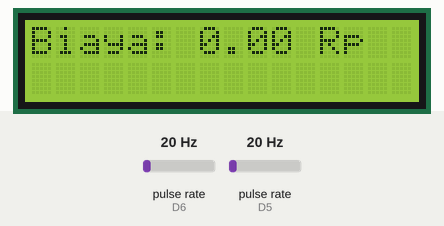
Bench run of a sketch on a simulated ESP8266 (NodeMCU). On the bench: 16×2 character LCD. Wiring (inferred from the names in the program): 2 × pulse sensor: data D6 / data D5. The test bench sets the inputs (shaded band); at power-on: pulse rate (sensors on D6, D5) 20 Hz. WiFi joins after 1.5 s; servers stay silent unless stated; network time is answered at once with the bench clock; the local clock reads 2024-03-15 10:24:30 at power-on unless the sketch sets it; what the sketch prints to the serial monitor is not drawn.

Above: at 3.1 s.
3.2 s: pulse rate (sensor on D6) set to 4 Hz
At 15.5 s:
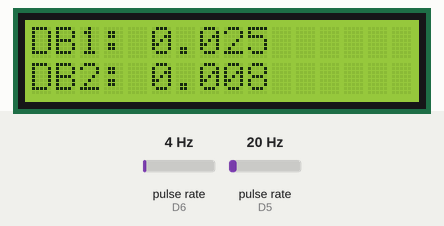
15.8 s: pulse rate (sensor on D5) set to 4 Hz
At 27.7 s:
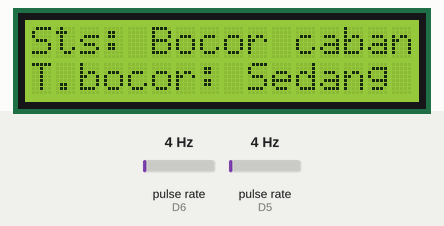
29.8 s: pulse rate (sensor on D6) set to 50 Hz
At 40.2 s:
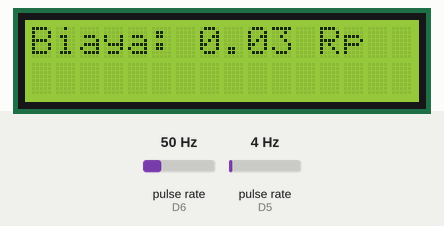
43.3 s: pulse rate (sensor on D5) set to 50 Hz
At 51.8 s:
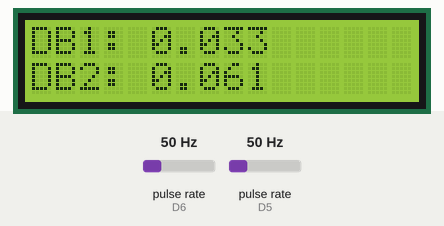
55.5 s: pulse rate (sensor on D6) set to 28 Hz
At 64.0 s:
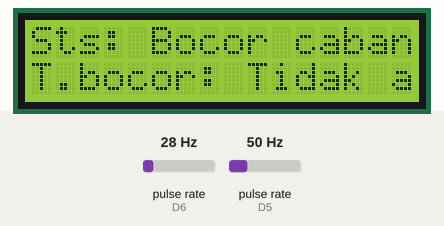
67.8 s: pulse rate (sensor on D5) set to 18 Hz
At 82.2 s:
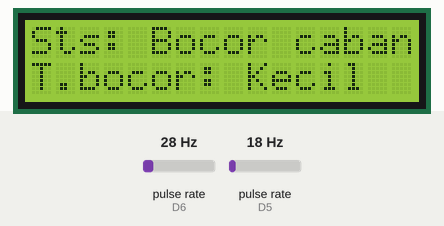
Timing chart, 0 to 82.8 s (numbered marks = the images above; inputs shaded):
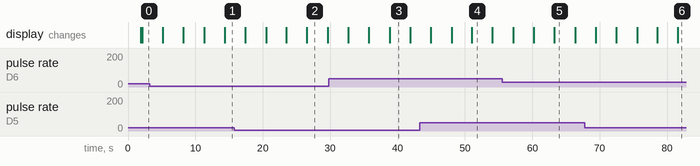

Measured:
- what the display in image 2 shows lasts 3.2 s, from 26.5 s to 29.7 s
- what the display in image 3 shows lasts 3.1 s, from 38.8 s to 41.9 s

The sketch:

sketch_oct4cProgramdian1dan2fiksskripsi.ino
```cpp
#define BLYNK_TEMPLATE_ID "TMPL63elZ23Za"
#define BLYNK_TEMPLATE_NAME "Pengukuran dan analisis debit air"

#include <ESP8266WiFi.h>
#include <BlynkSimpleEsp8266.h>
#include <Wire.h>
#include <LiquidCrystal_I2C.h>
#include <NTPClient.h>
#include <WiFiUdp.h>
#include <TimeLib.h>

// Konfigurasi Blynk
char auth[] = "MsU3-o-oSF8-BB8m5i1KaSImE9zcFmBw";
char ssid[] = "Ndk Modal";
char pass[] = "12345678";

// Pin untuk Sensor Aliran Air
#define FLOW_SENSOR_PIN1 D5  // Sensor 1
#define FLOW_SENSOR_PIN2 D6  // Sensor 2

// Inisialisasi LCD
LiquidCrystal_I2C lcd(0x27, 16, 2);  // Alamat I2C LCD mungkin berbeda

volatile int flowPulseCount1 = 0;
volatile int flowPulseCount2 = 0;

// Koefisien kalibrasi sensor aliran
const float calibrationFactor = 7.5;  // Pulsa per liter

unsigned long previousMillis = 0; // Variabel untuk menghitung waktu
float totalDebitSensor2 = 0.0;    // Variabel untuk menyimpan total debit sensor 2
float totalBiaya = 0.0;           // Variabel untuk menyimpan total biaya

WiFiUDP ntpUDP;
NTPClient timeClient(ntpUDP, "pool.ntp.org", 25200, 60000);  // Waktu UTC+7 (25200 detik offset)

// ISR untuk menangkap pulsa dari sensor flow
void ICACHE_RAM_ATTR flowPulseISR1() { flowPulseCount1++; }
void ICACHE_RAM_ATTR flowPulseISR2() { flowPulseCount2++; }

void setup() {
  Serial.begin(9600);
  delay(100);

  Serial.println("Mulai setup...");
  Blynk.begin(auth, ssid, pass);

  lcd.init();
  lcd.backlight();
  Serial.println("LCD diinisialisasi...");

  pinMode(FLOW_SENSOR_PIN1, INPUT);
  pinMode(FLOW_SENSOR_PIN2, INPUT);

  attachInterrupt(digitalPinToInterrupt(FLOW_SENSOR_PIN1), flowPulseISR1, RISING);
  attachInterrupt(digitalPinToInterrupt(FLOW_SENSOR_PIN2), flowPulseISR2, RISING);

  Serial.println("Interrupts diinisialisasi...");

  timeClient.begin();  // Mulai client NTP
}

// Fungsi untuk menghitung biaya berdasarkan debit air
float hitungBiaya(float totalDebitSensor2) {
  float biaya = 0;

  if (totalDebitSensor2 <= 10) {
    biaya = totalDebitSensor2 * 21;  // per m³
  } else if (totalDebitSensor2 <= 20) {
    biaya = (10 * 21) + ((totalDebitSensor2 - 10) * 31);
  } else if (totalDebitSensor2 <= 30) {
    biaya = (10 * 21) + (10 * 31) + ((totalDebitSensor2 - 20) * 45);
  } else {
    biaya = (10 * 21) + (10 * 31) + (10 * 45) + ((totalDebitSensor2 - 30) * 63);
  }
  return biaya;
}

// Fungsi untuk menghitung dan menampilkan status kebocoran
void tampilkanStatusKebocoran(float flowRate1, float flowRate2) {
  // Toleransi 5% untuk perbedaan debit
  float toleransi = 0.05 * flowRate1;

  // Hitung selisih debit
  float selisihDebit = abs(flowRate1 - flowRate2);

  String statusKebocoran = "Aman";
  String tingkatKebocoran = "Tidak ada";

  // Tentukan status kebocoran berdasarkan selisih
  if (selisihDebit > toleransi) {
    if (selisihDebit >= 0.01) {
      tingkatKebocoran = "Besar";
    } else if (selisihDebit >= 0.006) {
      tingkatKebocoran = "Sedang";
    } else if (selisihDebit >= 0.005) {
      tingkatKebocoran = "Kecil";
    }
    statusKebocoran = "Bocor cabang1";
  }

  // Tampilkan status kebocoran di Serial Monitor
  Serial.print("Status Kebocoran: ");
  Serial.println(statusKebocoran);
  Serial.print("Tingkat Kebocoran: ");
  Serial.println(tingkatKebocoran);

  // Kirim status kebocoran ke Blynk
  Blynk.virtualWrite(V3, statusKebocoran);
  Blynk.virtualWrite(V4, tingkatKebocoran);

  // Tampilkan status kebocoran di LCD
  lcd.clear();
  lcd.setCursor(0, 0);
  lcd.print("Sts: ");
  lcd.print(statusKebocoran);
  lcd.setCursor(0, 1);
  lcd.print("T.bocor: ");
  lcd.print(tingkatKebocoran);
  delay(3000);
}

void loop() {
  Blynk.run();

  unsigned long currentMillis = millis();
  unsigned long interval = 1000;  // 1 detik

  if (currentMillis - previousMillis >= interval) {
    previousMillis = currentMillis;

    // Hentikan interrupt saat membaca pulsa
    noInterrupts();
    int pulseCount1 = flowPulseCount1;
    int pulseCount2 = flowPulseCount2;
    flowPulseCount1 = 0;
    flowPulseCount2 = 0;
    interrupts();

    // Hitung debit aliran air dalam m³/menit
    float flowRate1_m3min = (pulseCount1 / calibrationFactor) / 1000;  // Konversi ke m³/menit
    float flowRate2_m3min = (pulseCount2 / calibrationFactor) / 1000;  // Konversi ke m³/menit

    // Konversi debit ke liter
    float volume1_liters = pulseCount1 / calibrationFactor;
    float volume2_liters = pulseCount2 / calibrationFactor;

    // Jika ada aliran air, tambahkan ke total debit
    if (flowRate2_m3min > 0) {
      totalDebitSensor2 += flowRate2_m3min * (interval / 60000.0);  // Tambah debit ke total
    }

    // Hitung biaya berdasarkan total debit air yang terpakai
    totalBiaya = hitungBiaya(totalDebitSensor2);

    // Kirim data ke Blynk
    Blynk.virtualWrite(V0, flowRate1_m3min); // Sensor 1
    Blynk.virtualWrite(V1, flowRate2_m3min); // Sensor 2
    Blynk.virtualWrite(V2, totalBiaya);      // Biaya total

    // Tampilkan volume dalam liter dan debit dalam m³/menit di Serial Monitor
    Serial.print("Sensor 1: Debit = ");
    Serial.print(flowRate1_m3min, 3);
    Serial.println(" m³/min");
    Serial.print("Volume = ");
    Serial.print(volume1_liters);
    Serial.println(" liter");

    Serial.print("Sensor 2: Debit = ");
    Serial.print(flowRate2_m3min, 3);
    Serial.println(" m³/min");
    Serial.print("Volume = ");
    Serial.print(volume2_liters);
    Serial.println(" liter");

    Serial.print("Biaya Total: ");
    Serial.print(totalBiaya);
    Serial.println(" Rupiah");

    // Tampilkan di LCD
    lcd.clear();
    lcd.setCursor(0, 0);
    lcd.print("Biaya: ");
    lcd.print(totalBiaya);
    lcd.print(" Rp");
    delay(3000);

    // Tampilkan data sensor di LCD
    lcd.clear();
    lcd.setCursor(0, 0);
    lcd.print("DB1: ");
    lcd.print(flowRate1_m3min, 3); // Tampilkan dalam m³
    lcd.setCursor(0, 1);
    lcd.print("DB2: ");
    lcd.print(flowRate2_m3min, 3);
    delay(3000);

    // Tampilkan status kebocoran
    tampilkanStatusKebocoran(flowRate1_m3min, flowRate2_m3min);

    // Tampilkan waktu di Serial Monitor
    timeClient.update();  // Update waktu dari NTP
    Serial.print("Waktu sekarang: ");
    Serial.print(timeClient.getHours()); Serial.print(":");
    Serial.print(timeClient.getMinutes()); Serial.print(":");
    Serial.println(timeClient.getSeconds());
  }
}
```
